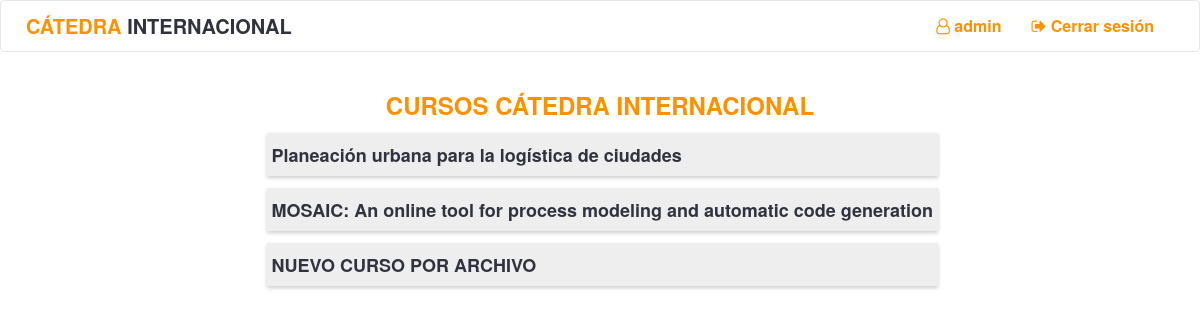
/home/ (signed in), run on an earlier commit of the app's database.
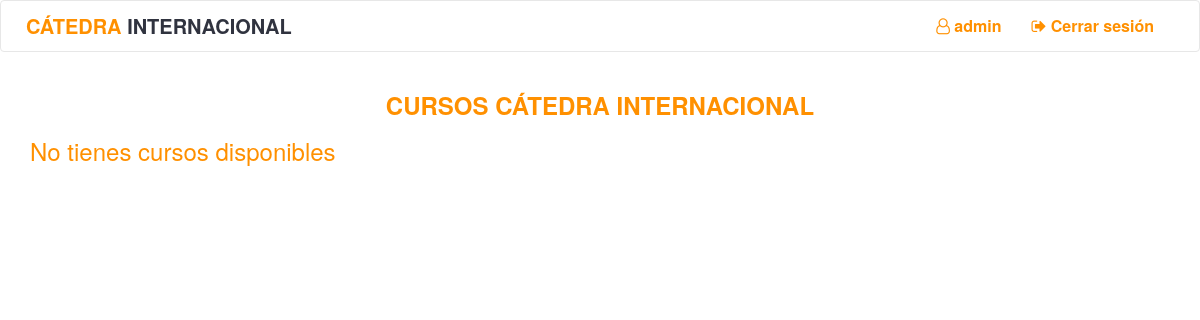
And on a later commit of the database.
### qr/models.py (models this page shows, shortened)
class Curso(models.Model):
    identificador = models.IntegerField(default=0000, null=False)
    nombre = models.CharField(max_length=300)
    monitores = models.ManyToManyField(User)

### qr/views.py (the view)
# urls.py: url(r"^home/$", views.home, name="home"),
def home(request):
    if not request.user.is_authenticated():
        return redirect('qr:login')
    context = {
        "cursos": Curso.objects.filter(monitores=request.user),
    }
    return render(request, "qr/home.html", context)

### templates/qr/home.html (shortened to what this page needs)
{% extends 'qr/base.html' %}
{% block body %}
{% load staticfiles %}
    <div class="container">
        <div class="row">
            <div class="col-md-12">
                <h3 class="center"><b>CURSOS CÁTEDRA INTERNACIONAL</b></h3>
                {% if not cursos %}
                    <h3>No tienes cursos disponibles</h3>
                {% else %}
                    <table align="center">
                        <tbody>
                            {%  for curso in cursos %}
                            <tr>
                                <td class="td_curso"><h4><a href="{% url 'qr:curso' curso.id %}">{{ curso.nombre }}</a></h4></td>
                            </tr>
                            {% endfor %}
                        </tbody>
                    </table>
                {% endif %}
            </div>
            <div class="col-md-6"></div>
        </div>
    </div>
{% endblock %}

### templates/qr/base.html (shortened to what this page needs)
<!DOCTYPE html>
<html>
    {% load staticfiles %}
    <head>
        <link rel="stylesheet" href="https://maxcdn.bootstrapcdn.com/bootstrap/3.3.7/css/bootstrap.min.css">
        <link rel="stylesheet" href="https://maxcdn.bootstrapcdn.com/font-awesome/4.7.0/css/font-awesome.min.css">
        <link rel="stylesheet" href="{% static "qr/css/qr.css" %}">
    </head>
    <body>
        {% if user.is_authenticated %}
        <header class="page-row">
            <nav class="navbar navbar-default">
              <div class="container-fluid">
                <div class="navbar-header">
                    <a class="li_nav" href="{% url 'qr:home' %}">
                        <span class="nav-title">CÁTEDRA <span class="text-gray">INTERNACIONAL</span></span>
                    </a>
                </div>
                <div class="collapse navbar-collapse" id="bs-example-navbar-collapse-1">
                  <ul class="nav navbar-nav right-nav">
                    <li id="li-username">
                        <a class="li_nav" href="{% url 'qr:me' %}">
                            <i class="fa fa-user-o" aria-hidden="true"></i> {{ user.username }}
                        </a>
                    </li>
                    {% if user.is_authenticated %}
                        <li>
                            <a class="li_nav" href="{% url 'qr:logout' %}"><i class="fa fa-sign-out" aria-hidden="true"></i> Cerrar sesión</a>
                        </li>
                    {% else %}
                        <li>
                            <a class="li_nav" href="{% url 'qr:login' %}"><i class="fa fa-sign-in" aria-hidden="true"></i> Iniciar sesión</a>
                        </li>
                    {% endif %}
                  </ul>
                </div>
              </div>
            </nav>
        </header>
        {% endif %}
        <main class="page-row page-row-expanded">
            {% block body %}{% endblock %}
        </main>
    </body>
</html>

### qr/static/qr/css/qr.css (style rules this page uses)
body { background-color: #ffffff; }
h4,h1,h2,h3,h5, .yellow { color: #FF9000; }
.center { text-align: center; }
#li-username { line-height: 50px; color: #777777; }
.navbar { background-color: #ffffff; color: #FF9000; }
.li_nav { color: #FF9000 !important; font-size: 16px; }
.nav-title { line-height: 50px; color: #FF9000; font-weight: bold; margin-left: 10px; font-size: 20px ; }
a { color: #30333F; font-weight: bold; }
.text-gray { color: #30333F; }
@media (min-width: 768px) { .right-nav { float: right; } }

What changed in the data, as far as the page shows it:
removed Curso: nombre "Planeación urbana para la logística de ciudades"
removed Curso: nombre "MOSAIC: An online tool for process modeling and automatic code generation"
removed Curso: nombre "NUEVO CURSO POR ARCHIVO"
Also different on the page:
text now shown: "No tienes cursos disponibles"
